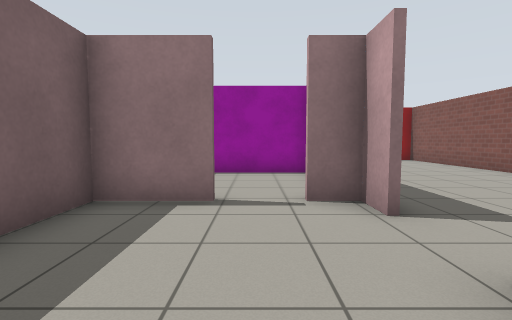
view 1 (above)

16 first-person views from a walk through a robot-simulator world made for Gazebo. The camera is 0.94 m above the floor, tilts 4° down and sees 85° across. The floor is counted in squares, 1 m on a side. Each view is taken from the middle of a square. On the plan, view 1 faces up. The plan holds only what a view shows up to about 11 squares ahead; the rest is blank. Gazebo's built-in surfaces are drawn with simple patterns.

view 2
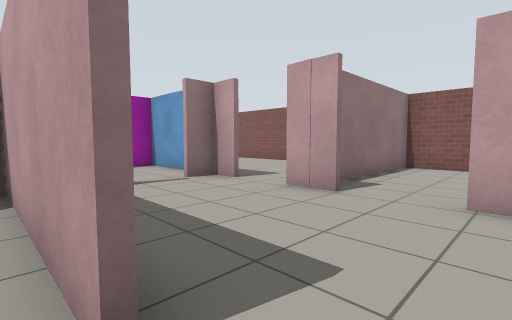

view 3
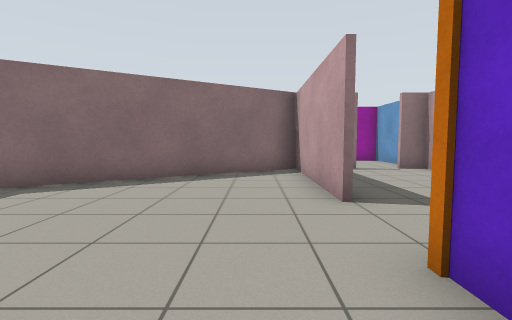

view 4
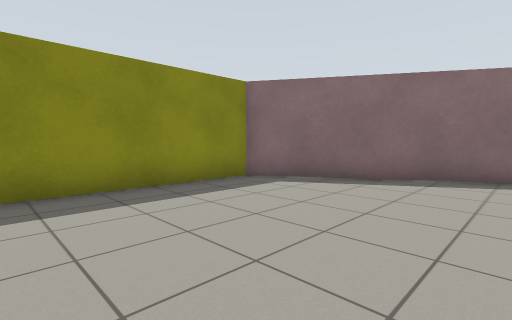

view 5
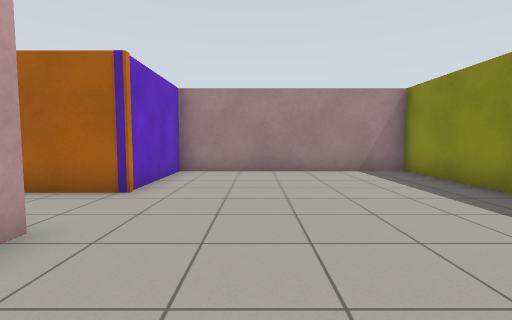

view 6
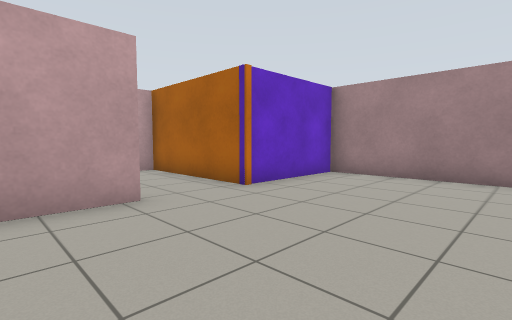

view 7
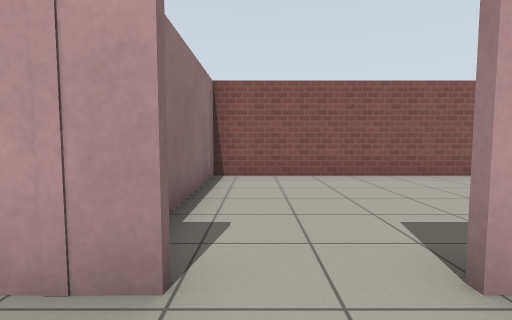

view 8
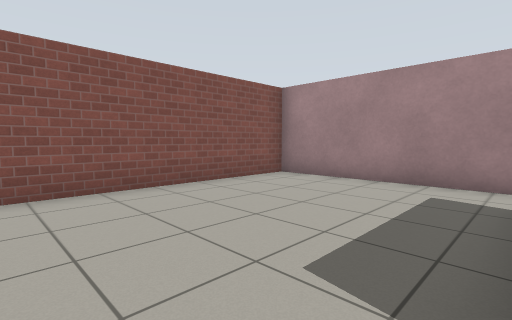

view 9
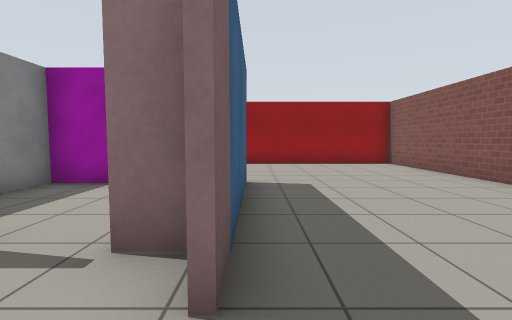

view 10
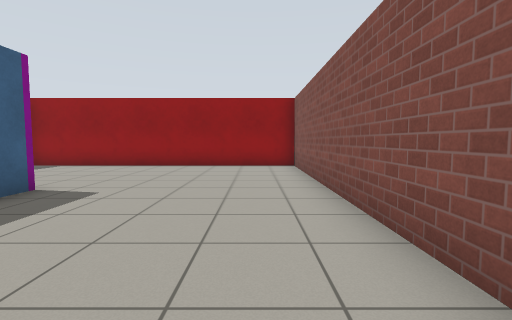

view 11
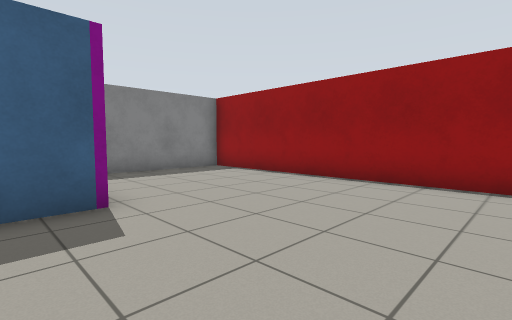

view 12
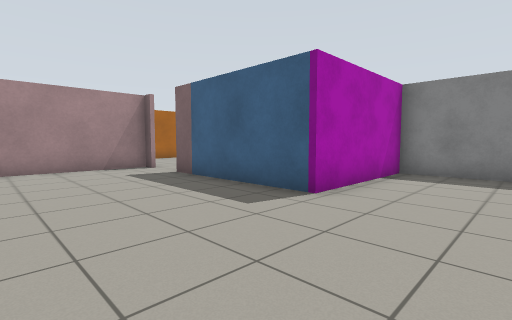

view 13
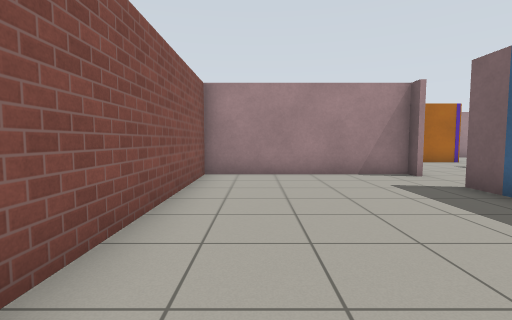

view 14
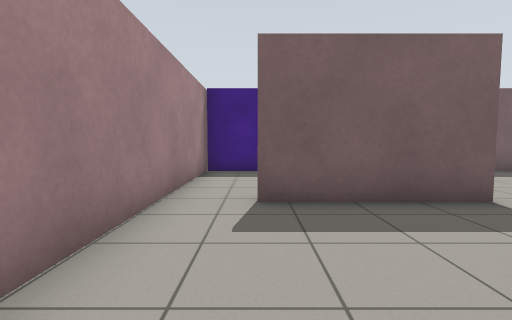

view 15
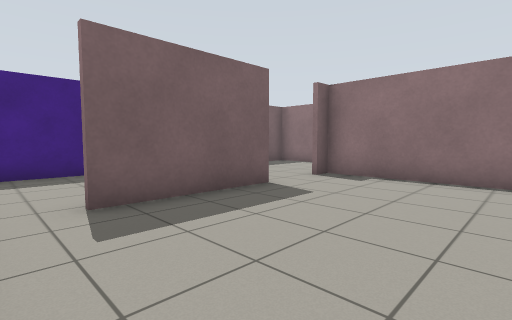

view 16
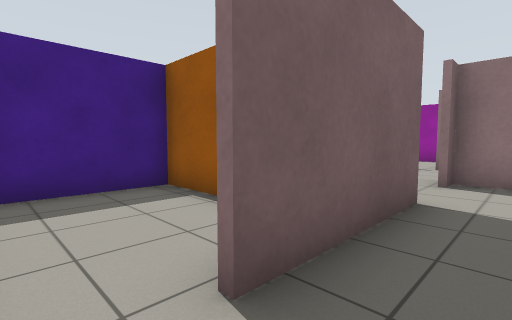

### Floor plan
Points are (right, up) in squares from view 1. A wall is a line through its corners. A room is listed if a view was taken in it or the views show most of it. See-through windows are left out.
Room 1 (views 1, 7, 9)
walls: (1.6, 0.5) (1.6, 1.7); (1.8, 1.7) (1.8, 0.5); (1.6, 3.4) (1.6, 4.4); (-0.6, 4.3) (-2.7, 4.3); (1.8, 4.3) (0.8, 4.3); (-2.5, 4.3) (-2.5, 2.2); (-2.7, -3) (1.6, -3) (1.6, -1.4)
ways out: opening at (-3, -1.5) to room 2; opening at (2, -0.5) to room 3; opening at (2, 2.5) to room 4; opening at (0, 4) to room 5
Room 2 (views 2, 3, 4, 5, 6)
walls: (-2.7, -0.9) (-2.7, 4.3) (-9.5, 0.1) (-9.5, -6.5) (-3, -6.5); (-2.7, -6.5) (-2.7, -3)
ways out: opening at (-3, -1.5) to room 1
Room 3 (views 8, 14, 15, 16)
walls: (1.8, -1.4) (1.8, -5); (-0.7, -3.1) (-2.5, -3.1) (-2.5, -6.5); (-3, -6.5) (7.4, -6.5) (7.4, 1.1) (1.5, 1.1)
ways out: opening at (2, -0.5) to room 1
Room 4 (views 10, 11, 12, 13)
walls: (1.8, 1.3) (7.4, 1.3) (7.4, 13.4) (-2.5, 13.4) (-2.5, 8.3) (1.8, 8.3) (1.8, 3.4)
ways out: opening at (2, 2.5) to room 1
Room 5 (no view inside)
walls: (1.6, 4.4) (1.6, 8.1) (-2.5, 8.1) (-2.5, 6.9)
ways out: opening at (0, 4) to room 1

Where each view was taken, in squares from view 1:
view 1: 0 up, 0 right, facing up
view 2: 2 down, 3 left, facing up-right
view 3: 5 down, 4 left, facing up
view 4: 5 down, 4 left, facing up-left
view 5: 2 up, 5 left, facing down
view 6: 1 up, 7 left, facing down-right
view 7: 0 up, 0 right, facing right
view 8: 0 up, 2 right, facing down-right
view 9: 2 up, 2 right, facing up
view 10: 3 up, 6 right, facing up
view 11: 7 up, 6 right, facing up-left
view 12: 11 up, 6 right, facing down-left
view 13: 9 up, 6 right, facing down
view 14: 5 down, 6 right, facing left
view 15: 6 down, 6 right, facing up-left
view 16: 6 down, 3 right, facing up-left
